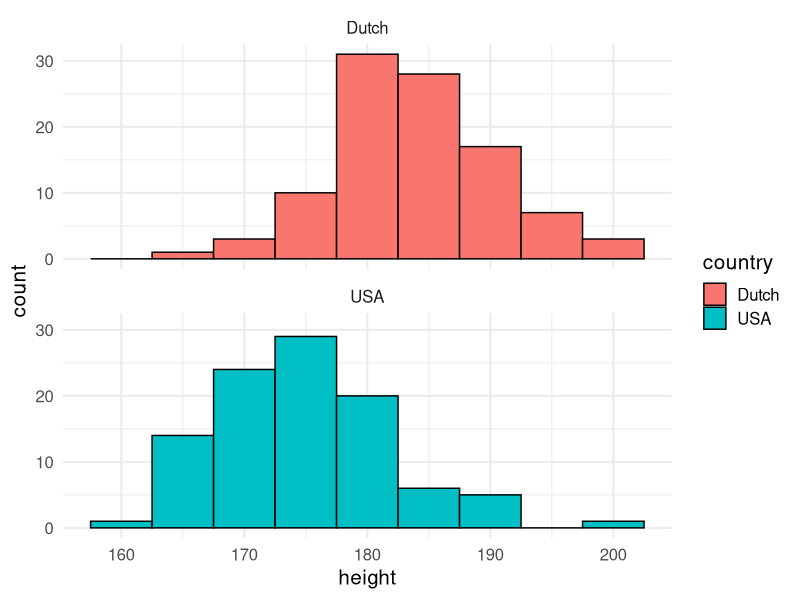
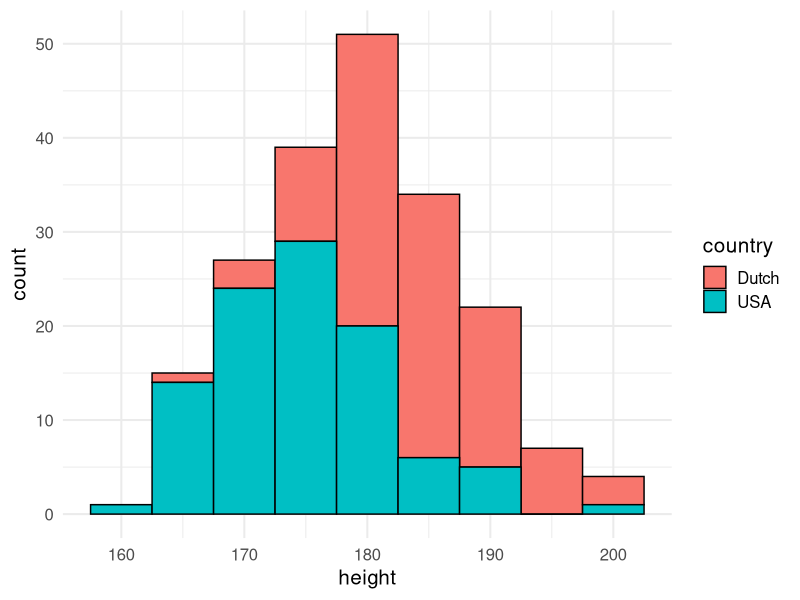
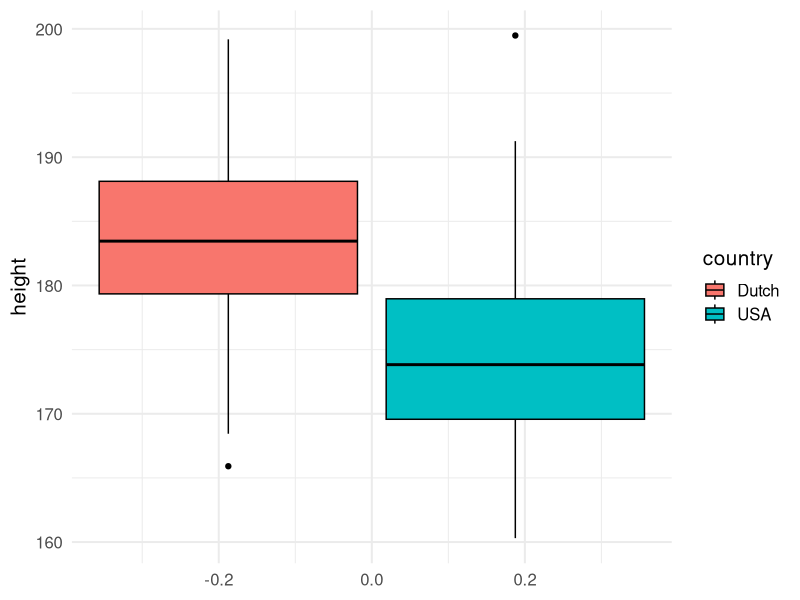
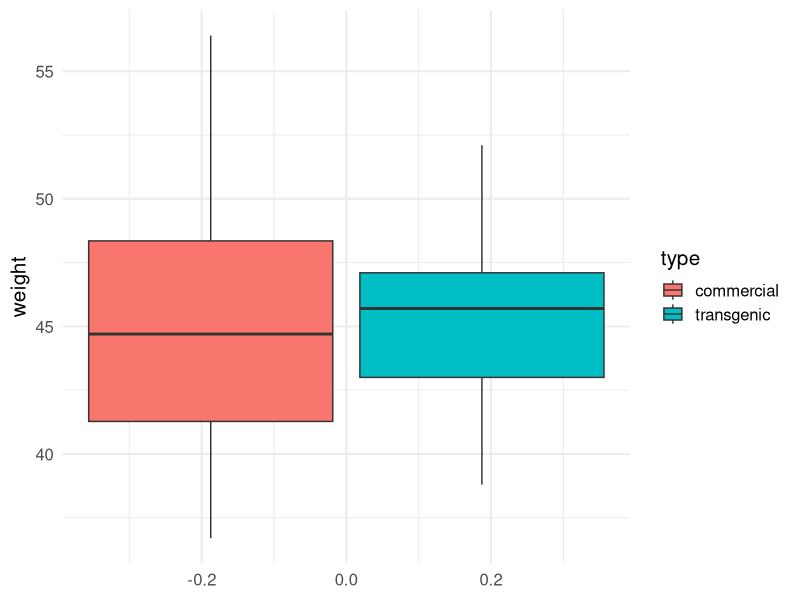
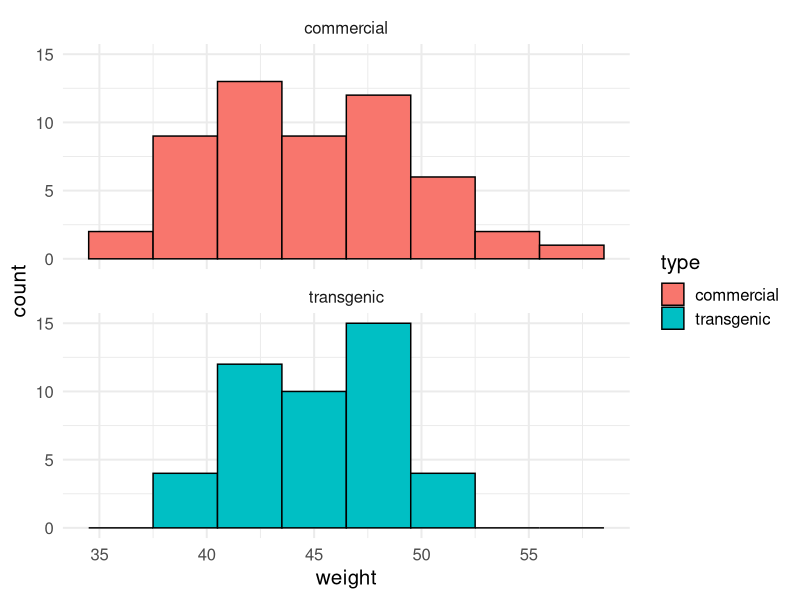
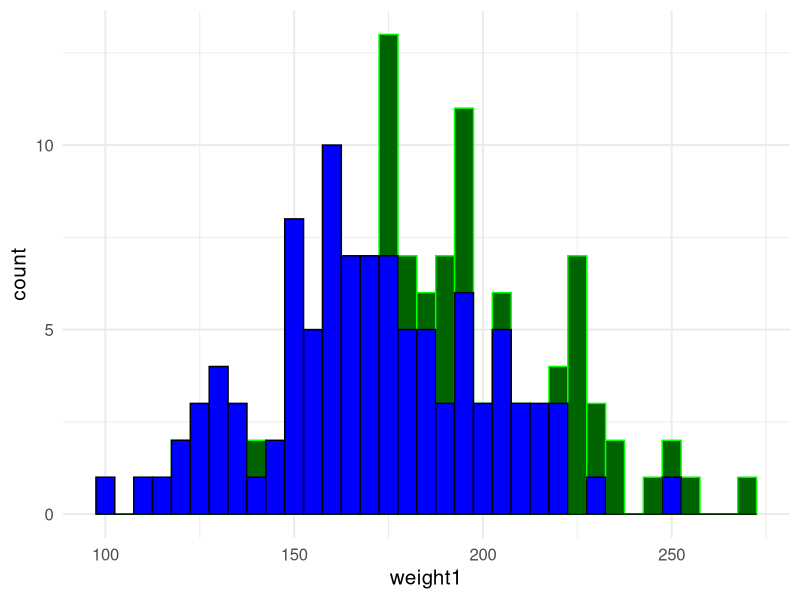
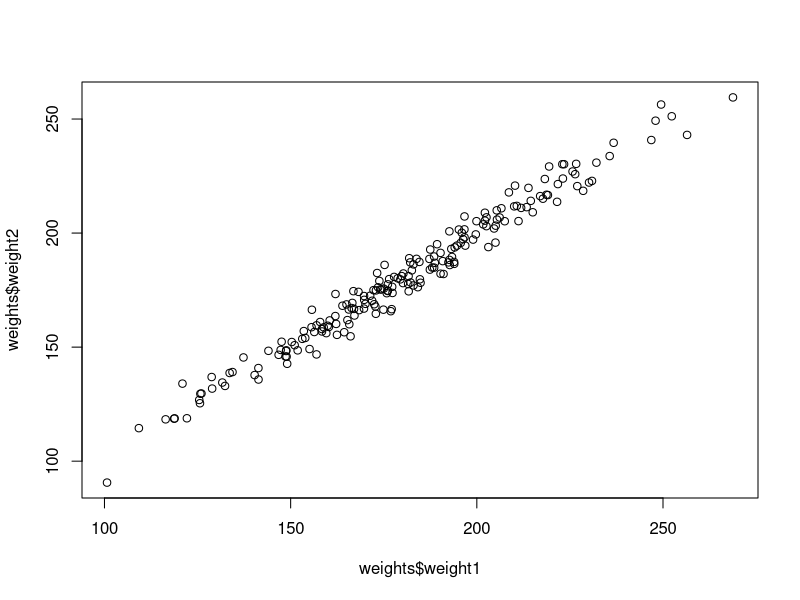
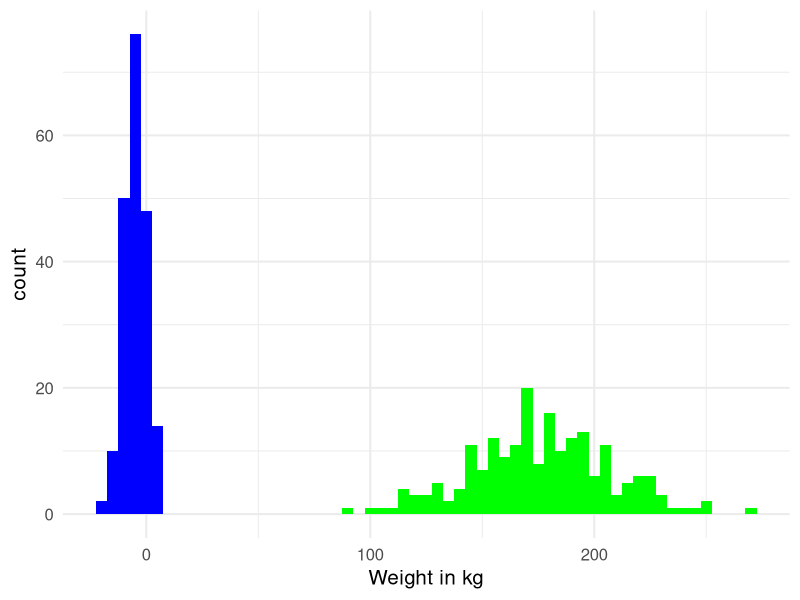

Here is the R script that generated these plots, in order:
## ---- chunk 1
library(knitr) # for include_graphics() 
library(dplyr)
library(readr)
## ---- chunk 2
library(tidyverse)
set.seed(123)
dutch <- rnorm(n = 100, mean = 183, sd = 7.4)
usa <- rnorm(n = 100, mean = 175.5, sd = 7.4)

height_data_wide = data.frame(usa, dutch)
height_data <- data.frame(height = c(dutch, usa), country = c(rep("Dutch", 100), rep("USA", 100)))

height_data %>% group_by(country) %>% summarise(sample_mean = mean(height), 
                                                sample_sd = sd(height), 
                                                length = length(height))
## ---- chunk 3
ggplot(height_data, aes(x = height)) + 
  geom_histogram(aes(fill = country), binwidth = 5, col = "black") +
  theme_minimal(base_size = 15) +
  facet_wrap(~country, nrow = 2)
## ---- chunk 4
ggplot(height_data, aes(x = height)) + 
  geom_histogram(aes(fill = country), binwidth = 5, col = "black") +
  theme_minimal(base_size = 15)
## ---- chunk 5
ggplot(height_data, aes(y = height)) + 
  geom_boxplot(aes(fill = country), col = "black") +
  theme_minimal(base_size = 15) 
## ---- chunk 6
t.test(height_data_wide %>% pull(usa), 
       height_data_wide %>% pull(dutch), 
       alternative = "two.sided")
## ---- chunk 7
transgenic <- c(38.8, 39.0, 39.7, 40.0, 40.8, 40.9, 41.0, 41.0, 41.0, 42.5, 42.6, 43.0,
                43.0, 43.4, 43.5, 43.5, 43.8, 44.4, 44.7, 44.7, 44.7, 45.3, 45.7, 45.8, 
                46.4, 46.5, 46.6, 46.7, 46.7, 46.8, 46.9, 47.1, 47.1, 47.1, 47.3, 47.6,
                47.7, 48.1, 48.3, 49.3, 49.3, 49.8, 50.3, 50.9, 52.1)

commercial <- c(36.7, 37.1, 38.9, 39.5, 39.5, 39.8, 40.0, 40.2, 40.3, 40.5, 40.5, 40.7,
                41.1, 41.2, 41.5, 41.5, 41.6, 41.6, 41.7, 42.4, 43.1, 43.3, 43.3, 43.4,
                43.7, 44.1, 44.2, 45.2, 45.3, 45.4, 46.0, 46.1, 46.4, 46.6, 46.6, 46.9, 
                47.3, 47.5, 48.1, 48.2, 48.4, 48.6, 49.0, 49.1, 49.3, 49.6, 50.1, 50.2,  
                50.4, 50.6, 52.2, 53.0, 55.5, 56.4)

chicken_data <- data.frame(weight = c(transgenic, commercial), 
                           type = c(rep("transgenic", 45), rep("commercial", 54)))
## ---- chunk 8
ggplot(chicken_data, aes(y = weight)) + geom_boxplot(aes(fill = type)) + theme_minimal(base_size = 15)

ggplot(chicken_data, aes(x = weight)) + geom_histogram(aes(fill = type), binwidth = 3, col = "black") +
  facet_wrap(~type, nrow = 2) + theme_minimal(base_size = 15)
## ---- chunk 9
means <- chicken_data %>% 
  group_by(type) %>% 
  summarise(mean_weight = mean(weight))

diff_means <- means[1, 2] - means[2, 2]
diff_means
## ---- chunk 10
chicken_stats <- chicken_data %>% 
  group_by(type) %>% 
  summarise(mean_weight = mean(weight),
            sd_weight = sd(weight), 
            n = length(weight)) 
## ---- chunk 11
commercial_weight <- chicken_data %>% filter(type == "commercial") %>% pull(weight)
transgenic_weight <- chicken_data %>% filter(type == "transgenic") %>% pull(weight)
## ---- chunk 12
t.test(commercial_weight, transgenic_weight, alternative = "two.sided")
## ---- chunk 13
# Read CSV into R
weights <- read.csv(file="weights.csv", header=TRUE, sep=",")
## ---- chunk 14
weights %>% group_by(sex) %>% summarise(sample_mean = mean(weight1), 
                                                sample_sd = sd(weight1), 
                                                length = length(weight1))
## ---- chunk 15
ggplot(weights,aes(x=weight1)) + 
    geom_histogram(data=subset(weights,sex == 'M'),binwidth=5,fill="dark green", col="green") +
    geom_histogram(data=subset(weights,sex == 'F'),binwidth=5,fill = "blue", col="black") +
  theme_minimal(base_size = 15)
## ---- chunk 16
t.test(weights$weight1~weights$sex, alternative="two.sided")
## ---- chunk 17
plot(weights$weight1,weights$weight2)
## ---- chunk 18
t.test(weights$weight1, weights$weight3, data=weights)
## ---- chunk 19
weights %>% summarise(dif_mean = mean(dif2), dif_sd = sd(dif2),
                      wt1_mean=mean(weight1),wt1_sd=sd(weight1),
                      wt3_mean=mean(weight3),wt3_sd=sd(weight3))
## ---- chunk 20
t.test(weights$weight1, weights$weight3,data=weights, paired=TRUE)
## ---- chunk 21
ggplot() +
geom_histogram(data = weights, aes(x = weight3), binwidth=5, fill="green") +
geom_histogram(data = weights, aes(x = dif2), binwidth=5, fill="blue") +
 labs( x = "Weight in kg") +
  theme_minimal(base_size = 15)
## ---- chunk 22
# Eleven study participants were randomized to each diet, and you're tasked with 
# figuring out whether there is a difference between the diet's average cholesterol levels.

library(tidyverse)
library(RColorBrewer)

set.seed(123)
trt_a <- c(155, 180, 190, 192, 203, 201, 207, 208, 217, 228, 237)

# Model parameters: You can play around with these to see how they affect your analysis.
signal <- 7 # note: this is the true underlying mean difference we will estimate
noise <- 4  # note: 4/sqrt(n) is the true SE of the mean = 1.21, where n = length(trt_a) = 11

trt_b <- trt_a + rnorm(length(trt_a), signal, noise)

chol_dat <- data.frame("A" = trt_a, "B" = trt_b, "id" = 1:length(trt_a))

chol_dat_long <- chol_dat %>% gather(A, B, key = "diet", value = "cholesterol")
## ---- chunk 23
ggplot(chol_dat_long, aes(diet, cholesterol)) + 
  geom_jitter(width = 0.03, pch = 21, size = 5, fill = "#2ca25f", alpha = 0.8) + 
  labs(y = "Cholesterol", x = "Diet") +
  theme_minimal(base_size = 15)
## ---- chunk 24
means <- chol_dat_long %>% 
  group_by(diet) %>% 
  summarise(mean = round(mean(cholesterol), 1),
            median = round(median(cholesterol), 1))

ggplot(chol_dat_long, aes(diet, cholesterol)) + 
  geom_boxplot(fill = "transparent") +
  geom_jitter(width = 0.03, pch = 21, size = 5, fill = "#2ca25f", alpha = 0.8) + 
  labs(y = "Cholesterol", x = "Diet") +
  geom_text(data = means, aes(x = diet, y = 260, label = paste0("Mean: ", mean)), size = 5) +
  theme_minimal(base_size = 15)
## ---- chunk 25
indep_t <- t.test(x = chol_dat %>% pull(A), 
                       y = chol_dat %>% pull(B), mu = 0, 
                       alt = "two.sided", paired = F, 
                       conf.level = 0.95)

indep_t
## ---- chunk 26
chol_dat_long <- chol_dat_long %>% mutate(diet_n = ifelse(diet == "A", 1, 2))
means <- means %>% mutate(diet_n = ifelse(diet == "A", 1, 2))

ggplot(chol_dat_long, aes(diet_n, cholesterol)) + 
  geom_line(aes(group = id), lty = 3, lwd = 1) +
  geom_point(aes(fill = as.factor(id)), pch = 21, size = 5, alpha = 0.8) + 
  scale_fill_brewer(palette = "Spectral") +
  labs(y = "Cholesterol", x = "Diet") +
  geom_text(data = means, aes(x = diet_n, y = 260, label = paste0("Mean: ", mean)), size = 5) +
  theme_minimal() +
  guides(fill = guide_legend("ID")) +
  scale_x_continuous(breaks = c(1, 2), labels = c("A", "B"), limits = c(0.5, 2.5)) +
  theme_minimal(base_size = 15)
  theme(panel.grid.minor.x = element_blank())
## ---- chunk 27
head(chol_dat)
## ---- chunk 28
chol_dat <- chol_dat %>%mutate(diff = B - A)
head(chol_dat)
## ---- chunk 29
summary_stats <- chol_dat %>% 
  summarize(mean_diff = mean(diff),  # mean difference
            std_err_diff = sd(diff)/sqrt(n()),  # SE of the mean 
            t_stat = mean_diff/std_err_diff)   # test statistic
summary_stats
## ---- chunk 30
##You do not need to know how to do this
ggplot(data.frame(x = rt(100000, 10)), aes(x = x)) + 
  stat_function(fun = dt, args = list(df = 10)) + 
  scale_x_continuous(limits = c(-9, 9), 
                     breaks = c(-8, -4, 0, 4, 8), 
                     labels = c(-8, -4, 0, 4, 8))  +
  geom_vline(xintercept = c(-summary_stats$t_stat, summary_stats$t_stat), lty = 3) +
  geom_area(stat = "function", fun = dt, args = list(df = 10), fill = "blue", xlim = c(-5, -summary_stats$t_stat)) +
  geom_area(stat = "function", fun = dt, args = list(df = 10), fill = "blue", xlim = c(summary_stats$t_stat, 5)) + 
  labs(x = "t distribution") + 
  theme(panel.grid.minor = element_blank()) 
## ---- chunk 31
pt(q = summary_stats %>% pull(t_stat), lower.tail = F, df = 10) * 2
## ---- chunk 32
q <- qt(p = 0.975, lower.tail = T, df = 10)
q
ucl <- summary_stats %>% pull(mean_diff) + (q * summary_stats %>% pull(std_err_diff))   
lcl <- summary_stats %>% pull(mean_diff) - (q * summary_stats %>% pull(std_err_diff))  
c(lcl, ucl)
## ---- chunk 33
paired_t <- t.test(chol_dat %>% pull(B), chol_dat %>% pull(A), 
                   alternative = "two.sided", mu = 0, paired = T)
## ---- chunk 34
paired_t
